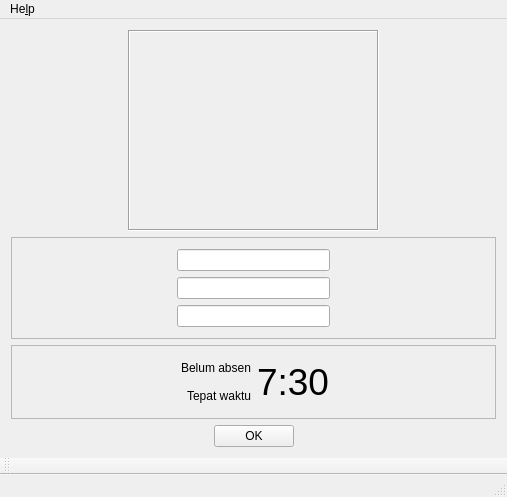
<?xml version="1.0" encoding="UTF-8"?>
<ui version="4.0">
 <class>Presensi</class>
 <widget class="QMainWindow" name="Presensi">
  <property name="geometry">
   <rect>
    <x>0</x>
    <y>0</y>
    <width>507</width>
    <height>497</height>
   </rect>
  </property>
  <property name="windowTitle">
   <string>Presensi</string>
  </property>
  <widget class="QWidget" name="centralWidget">
   <layout class="QGridLayout" name="gridLayout">
    <item row="0" column="0">
     <spacer name="horizontalSpacer">
      <property name="orientation">
       <enum>Qt::Horizontal</enum>
      </property>
      <property name="sizeHint" stdset="0">
       <size>
        <width>110</width>
        <height>20</height>
       </size>
      </property>
     </spacer>
    </item>
    <item row="0" column="1" colspan="3">
     <widget class="QLabel" name="areaBarcode">
      <property name="minimumSize">
       <size>
        <width>251</width>
        <height>201</height>
       </size>
      </property>
      <property name="autoFillBackground">
       <bool>true</bool>
      </property>
      <property name="frameShape">
       <enum>QFrame::Box</enum>
      </property>
      <property name="frameShadow">
       <enum>QFrame::Sunken</enum>
      </property>
      <property name="text">
       <string/>
      </property>
     </widget>
    </item>
    <item row="0" column="4">
     <spacer name="horizontalSpacer_2">
      <property name="orientation">
       <enum>Qt::Horizontal</enum>
      </property>
      <property name="sizeHint" stdset="0">
       <size>
        <width>110</width>
        <height>20</height>
       </size>
      </property>
     </spacer>
    </item>
    <item row="1" column="0" colspan="5">
     <widget class="QFrame" name="frame">
      <property name="frameShape">
       <enum>QFrame::StyledPanel</enum>
      </property>
      <property name="frameShadow">
       <enum>QFrame::Raised</enum>
      </property>
      <layout class="QGridLayout" name="gridLayout_2">
       <item row="0" column="0">
        <spacer name="horizontalSpacer_3">
         <property name="orientation">
          <enum>Qt::Horizontal</enum>
         </property>
         <property name="sizeHint" stdset="0">
          <size>
           <width>149</width>
           <height>20</height>
          </size>
         </property>
        </spacer>
       </item>
       <item row="0" column="1">
        <layout class="QVBoxLayout" name="verticalLayout">
         <item>
          <widget class="QLineEdit" name="lineNik">
           <property name="readOnly">
            <bool>true</bool>
           </property>
          </widget>
         </item>
         <item>
          <widget class="QLineEdit" name="lineNama">
           <property name="readOnly">
            <bool>true</bool>
           </property>
          </widget>
         </item>
         <item>
          <widget class="QLineEdit" name="lineJabatan">
           <property name="readOnly">
            <bool>true</bool>
           </property>
          </widget>
         </item>
        </layout>
       </item>
       <item row="0" column="2">
        <spacer name="horizontalSpacer_4">
         <property name="orientation">
          <enum>Qt::Horizontal</enum>
         </property>
         <property name="sizeHint" stdset="0">
          <size>
           <width>149</width>
           <height>20</height>
          </size>
         </property>
        </spacer>
       </item>
      </layout>
     </widget>
    </item>
    <item row="2" column="0" colspan="5">
     <widget class="QFrame" name="frame_2">
      <property name="frameShape">
       <enum>QFrame::StyledPanel</enum>
      </property>
      <property name="frameShadow">
       <enum>QFrame::Raised</enum>
      </property>
      <layout class="QGridLayout" name="gridLayout_3">
       <item row="0" column="0">
        <layout class="QVBoxLayout" name="verticalLayout_2">
         <item>
          <widget class="QLabel" name="labelStatus">
           <property name="text">
            <string>Belum absen</string>
           </property>
           <property name="alignment">
            <set>Qt::AlignRight|Qt::AlignTrailing|Qt::AlignVCenter</set>
           </property>
          </widget>
         </item>
         <item>
          <widget class="QLabel" name="labelInfo">
           <property name="text">
            <string>Tepat waktu</string>
           </property>
           <property name="alignment">
            <set>Qt::AlignRight|Qt::AlignTrailing|Qt::AlignVCenter</set>
           </property>
          </widget>
         </item>
        </layout>
       </item>
       <item row="0" column="1">
        <widget class="QLabel" name="labelJam">
         <property name="font">
          <font>
           <pointsize>28</pointsize>
          </font>
         </property>
         <property name="text">
          <string>7:30</string>
         </property>
        </widget>
       </item>
      </layout>
     </widget>
    </item>
    <item row="3" column="0" colspan="2">
     <spacer name="horizontalSpacer_5">
      <property name="orientation">
       <enum>Qt::Horizontal</enum>
      </property>
      <property name="sizeHint" stdset="0">
       <size>
        <width>40</width>
        <height>20</height>
       </size>
      </property>
     </spacer>
    </item>
    <item row="3" column="2">
     <widget class="QPushButton" name="btnOke">
      <property name="text">
       <string>OK</string>
      </property>
     </widget>
    </item>
    <item row="3" column="3" colspan="2">
     <spacer name="horizontalSpacer_6">
      <property name="orientation">
       <enum>Qt::Horizontal</enum>
      </property>
      <property name="sizeHint" stdset="0">
       <size>
        <width>195</width>
        <height>20</height>
       </size>
      </property>
     </spacer>
    </item>
   </layout>
  </widget>
  <widget class="QMenuBar" name="menuBar">
   <property name="geometry">
    <rect>
     <x>0</x>
     <y>0</y>
     <width>507</width>
     <height>20</height>
    </rect>
   </property>
   <widget class="QMenu" name="menuHelp">
    <property name="title">
     <string>He&amp;lp</string>
    </property>
    <addaction name="actionAbout"/>
   </widget>
   <addaction name="menuHelp"/>
  </widget>
  <widget class="QToolBar" name="mainToolBar">
   <attribute name="toolBarArea">
    <enum>BottomToolBarArea</enum>
   </attribute>
   <attribute name="toolBarBreak">
    <bool>false</bool>
   </attribute>
  </widget>
  <widget class="QStatusBar" name="statusBar"/>
  <action name="actionAbout">
   <property name="text">
    <string>About</string>
   </property>
  </action>
 </widget>
 <layoutdefault spacing="6" margin="11"/>
 <resources/>
 <connections/>
</ui>
